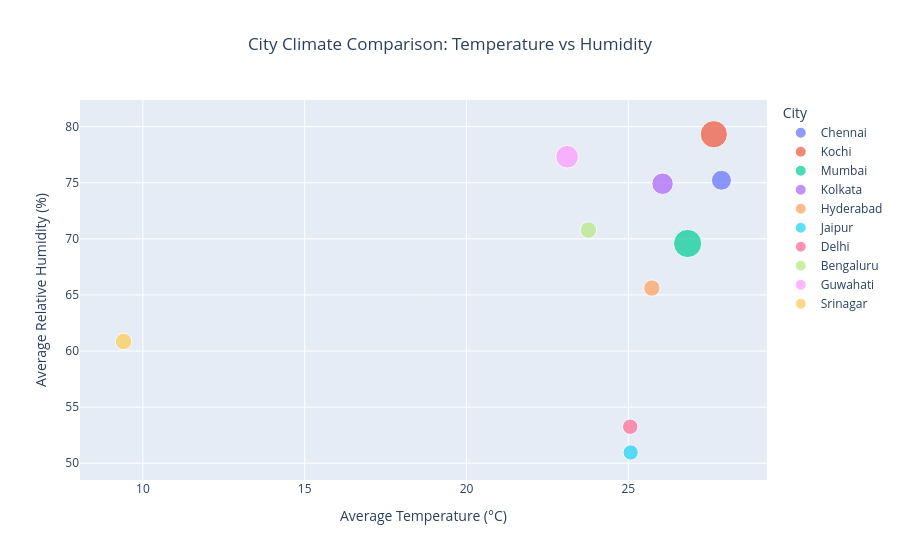

The notebook cell saved with this chart:
### Code cell
# 13 City Climate Comparison: Temperature vs Humidity

fig = px.scatter(
    city_summary,
    x="Avg_Temperature",
    y="Avg_Humidity",
    size="Total_Precipitation",
    color="City",
    hover_data=[
        "State",
        "Avg_Wind_Speed",
        "Avg_Solar_Radiation"
    ],
    title="City Climate Comparison: Temperature vs Humidity"
)

fig.update_layout(
    title_x=0.5,
    xaxis_title="Average Temperature (°C)",
    yaxis_title="Average Relative Humidity (%)"
)

fig.show()

### Figure 1 — Plotly figure (JSON) as saved in the notebook; plotly's stock layout.template omitted (floating-point values rounded to 4 significant figures)
{"data": [{"customdata": [["Tamil Nadu", 2.95, 18.1]], "hovertemplate": "City=Chennai<br>Avg_Temperature=%{x}<br>Avg_Humidity=%{y}<br>Total_Precipitation=%{marker.size}<br>State=%{customdata[0]}<br>Avg_Wind_Speed=%{customdata[1]}<br>Avg_Solar_Radiation=%{customdata[2]}<extra></extra>", "legendgroup": "Chennai", "marker": {"color": "#636efa", "size": [7672.0], "sizemode": "area", "sizeref": 38.13, "symbol": "circle"}, "mode": "markers", "name": "Chennai", "orientation": "v", "showlegend": true, "type": "scatter", "x": [27.88], "xaxis": "x", "y": [75.22], "yaxis": "y"}, {"customdata": [["Assam", 2.235, 18.74]], "hovertemplate": "City=Kochi<br>Avg_Temperature=%{x}<br>Avg_Humidity=%{y}<br>Total_Precipitation=%{marker.size}<br>State=%{customdata[0]}<br>Avg_Wind_Speed=%{customdata[1]}<br>Avg_Solar_Radiation=%{customdata[2]}<extra></extra>", "legendgroup": "Kochi", "marker": {"color": "#EF553B", "size": [14170.0], "sizemode": "area", "sizeref": 38.13, "symbol": "circle"}, "mode": "markers", "name": "Kochi", "orientation": "v", "showlegend": true, "type": "scatter", "x": [27.64], "xaxis": "x", "y": [79.32], "yaxis": "y"}, {"customdata": [["Assam", 2.521, 18.21]], "hovertemplate": "City=Mumbai<br>Avg_Temperature=%{x}<br>Avg_Humidity=%{y}<br>Total_Precipitation=%{marker.size}<br>State=%{customdata[0]}<br>Avg_Wind_Speed=%{customdata[1]}<br>Avg_Solar_Radiation=%{customdata[2]}<extra></extra>", "legendgroup": "Mumbai", "marker": {"color": "#00cc96", "size": [15250.0], "sizemode": "area", "sizeref": 38.13, "symbol": "circle"}, "mode": "markers", "name": "Mumbai", "orientation": "v", "showlegend": true, "type": "scatter", "x": [26.83], "xaxis": "x", "y": [69.59], "yaxis": "y"}, {"customdata": [["West Bengal", 2.147, 15.54]], "hovertemplate": "City=Kolkata<br>Avg_Temperature=%{x}<br>Avg_Humidity=%{y}<br>Total_Precipitation=%{marker.size}<br>State=%{customdata[0]}<br>Avg_Wind_Speed=%{customdata[1]}<br>Avg_Solar_Radiation=%{customdata[2]}<extra></extra>", "legendgroup": "Kolkata", "marker": {"color": "#ab63fa", "size": [8797.0], "sizemode": "area", "sizeref": 38.13, "symbol": "circle"}, "mode": "markers", "name": "Kolkata", "orientation": "v", "showlegend": true, "type": "scatter", "x": [26.06], "xaxis": "x", "y": [74.91], "yaxis": "y"}, {"customdata": [["Telangana", 2.461, 18.0]], "hovertemplate": "City=Hyderabad<br>Avg_Temperature=%{x}<br>Avg_Humidity=%{y}<br>Total_Precipitation=%{marker.size}<br>State=%{customdata[0]}<br>Avg_Wind_Speed=%{customdata[1]}<br>Avg_Solar_Radiation=%{customdata[2]}<extra></extra>", "legendgroup": "Hyderabad", "marker": {"color": "#FFA15A", "size": [5127.0], "sizemode": "area", "sizeref": 38.13, "symbol": "circle"}, "mode": "markers", "name": "Hyderabad", "orientation": "v", "showlegend": true, "type": "scatter", "x": [25.73], "xaxis": "x", "y": [65.61], "yaxis": "y"}, {"customdata": [["Rajasthan", 2.095, 18.22]], "hovertemplate": "City=Jaipur<br>Avg_Temperature=%{x}<br>Avg_Humidity=%{y}<br>Total_Precipitation=%{marker.size}<br>State=%{customdata[0]}<br>Avg_Wind_Speed=%{customdata[1]}<br>Avg_Solar_Radiation=%{customdata[2]}<extra></extra>", "legendgroup": "Jaipur", "marker": {"color": "#19d3f3", "size": [4441.0], "sizemode": "area", "sizeref": 38.13, "symbol": "circle"}, "mode": "markers", "name": "Jaipur", "orientation": "v", "showlegend": true, "type": "scatter", "x": [25.07], "xaxis": "x", "y": [50.96], "yaxis": "y"}, {"customdata": [["Delhi", 1.871, 16.76]], "hovertemplate": "City=Delhi<br>Avg_Temperature=%{x}<br>Avg_Humidity=%{y}<br>Total_Precipitation=%{marker.size}<br>State=%{customdata[0]}<br>Avg_Wind_Speed=%{customdata[1]}<br>Avg_Solar_Radiation=%{customdata[2]}<extra></extra>", "legendgroup": "Delhi", "marker": {"color": "#FF6692", "size": [4510.0], "sizemode": "area", "sizeref": 38.13, "symbol": "circle"}, "mode": "markers", "name": "Delhi", "orientation": "v", "showlegend": true, "type": "scatter", "x": [25.06], "xaxis": "x", "y": [53.26], "yaxis": "y"}, {"customdata": [["Karnataka", 2.776, 18.74]], "hovertemplate": "City=Bengaluru<br>Avg_Temperature=%{x}<br>Avg_Humidity=%{y}<br>Total_Precipitation=%{marker.size}<br>State=%{customdata[0]}<br>Avg_Wind_Speed=%{customdata[1]}<br>Avg_Solar_Radiation=%{customdata[2]}<extra></extra>", "legendgroup": "Bengaluru", "marker": {"color": "#B6E880", "size": [5222.0], "sizemode": "area", "sizeref": 38.13, "symbol": "circle"}, "mode": "markers", "name": "Bengaluru", "orientation": "v", "showlegend": true, "type": "scatter", "x": [23.77], "xaxis": "x", "y": [70.78], "yaxis": "y"}, {"customdata": [["Assam", 0.5408, 15.59]], "hovertemplate": "City=Guwahati<br>Avg_Temperature=%{x}<br>Avg_Humidity=%{y}<br>Total_Precipitation=%{marker.size}<br>State=%{customdata[0]}<br>Avg_Wind_Speed=%{customdata[1]}<br>Avg_Solar_Radiation=%{customdata[2]}<extra></extra>", "legendgroup": "Guwahati", "marker": {"color": "#FF97FF", "size": [9850.0], "sizemode": "area", "sizeref": 38.13, "symbol": "circle"}, "mode": "markers", "name": "Guwahati", "orientation": "v", "showlegend": true, "type": "scatter", "x": [23.11], "xaxis": "x", "y": [77.32], "yaxis": "y"}, {"customdata": [["Jammu and Kashmir", 1.451, 16.91]], "hovertemplate": "City=Srinagar<br>Avg_Temperature=%{x}<br>Avg_Humidity=%{y}<br>Total_Precipitation=%{marker.size}<br>State=%{customdata[0]}<br>Avg_Wind_Speed=%{customdata[1]}<br>Avg_Solar_Radiation=%{customdata[2]}<extra></extra>", "legendgroup": "Srinagar", "marker": {"color": "#FECB52", "size": [5210.0], "sizemode": "area", "sizeref": 38.13, "symbol": "circle"}, "mode": "markers", "name": "Srinagar", "orientation": "v", "showlegend": true, "type": "scatter", "x": [9.404], "xaxis": "x", "y": [60.85], "yaxis": "y"}], "layout": {"legend": {"itemsizing": "constant", "title": {"text": "City"}, "tracegroupgap": 0}, "title": {"text": "City Climate Comparison: Temperature vs Humidity", "x": 0.5}, "xaxis": {"anchor": "y", "domain": [0, 1], "title": {"text": "Average Temperature (°C)"}}, "yaxis": {"anchor": "x", "domain": [0, 1], "title": {"text": "Average Relative Humidity (%)"}}}}
